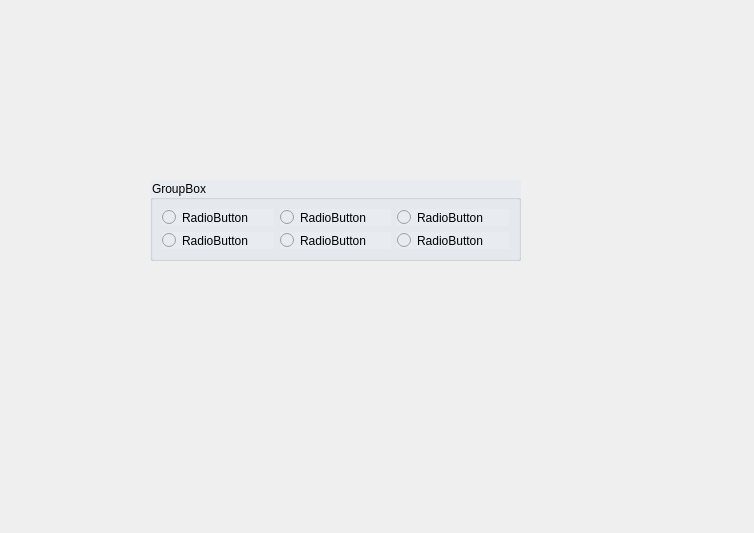
<?xml version="1.0" encoding="UTF-8"?>
<ui version="4.0">
 <class>Editor</class>
 <widget class="QWidget" name="Editor">
  <property name="geometry">
   <rect>
    <x>0</x>
    <y>0</y>
    <width>754</width>
    <height>533</height>
   </rect>
  </property>
  <property name="windowTitle">
   <string>Form</string>
  </property>
  <widget class="QGroupBox" name="groupBox">
   <property name="geometry">
    <rect>
     <x>150</x>
     <y>180</y>
     <width>371</width>
     <height>81</height>
    </rect>
   </property>
   <property name="styleSheet">
    <string notr="true">background-color: rgb(232, 235, 240);</string>
   </property>
   <property name="title">
    <string>GroupBox</string>
   </property>
   <layout class="QGridLayout" name="gridLayout_2">
    <item row="0" column="0">
     <layout class="QGridLayout" name="gridLayout">
      <item row="0" column="0">
       <widget class="QRadioButton" name="radioButton_6">
        <property name="text">
         <string>RadioButton</string>
        </property>
       </widget>
      </item>
      <item row="0" column="1">
       <widget class="QRadioButton" name="radioButton_7">
        <property name="text">
         <string>RadioButton</string>
        </property>
       </widget>
      </item>
      <item row="0" column="2">
       <widget class="QRadioButton" name="radioButton_2">
        <property name="text">
         <string>RadioButton</string>
        </property>
       </widget>
      </item>
      <item row="1" column="0">
       <widget class="QRadioButton" name="radioButton_8">
        <property name="text">
         <string>RadioButton</string>
        </property>
       </widget>
      </item>
      <item row="1" column="1">
       <widget class="QRadioButton" name="radioButton_9">
        <property name="text">
         <string>RadioButton</string>
        </property>
       </widget>
      </item>
      <item row="1" column="2">
       <widget class="QRadioButton" name="radioButton_10">
        <property name="text">
         <string>RadioButton</string>
        </property>
       </widget>
      </item>
     </layout>
    </item>
   </layout>
  </widget>
 </widget>
 <resources/>
 <connections/>
</ui>
